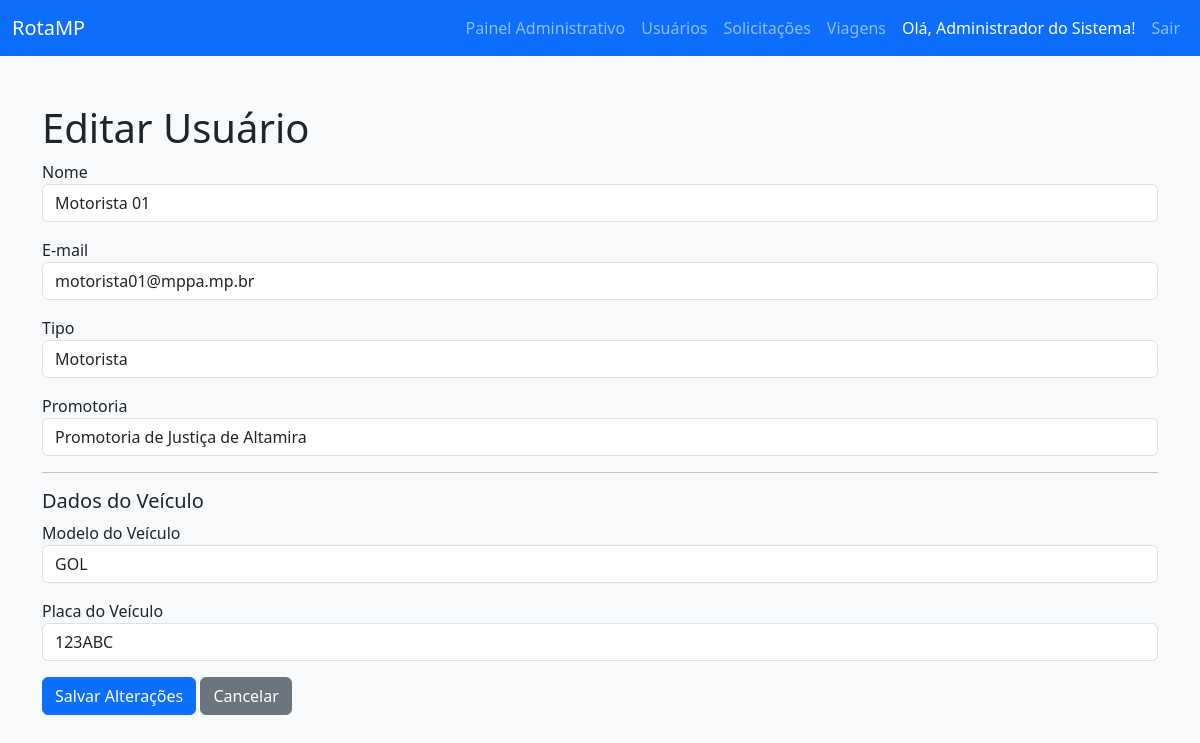
/public/usuarios/editar.php?id=11 (signed in), run on an earlier commit of the app's database.
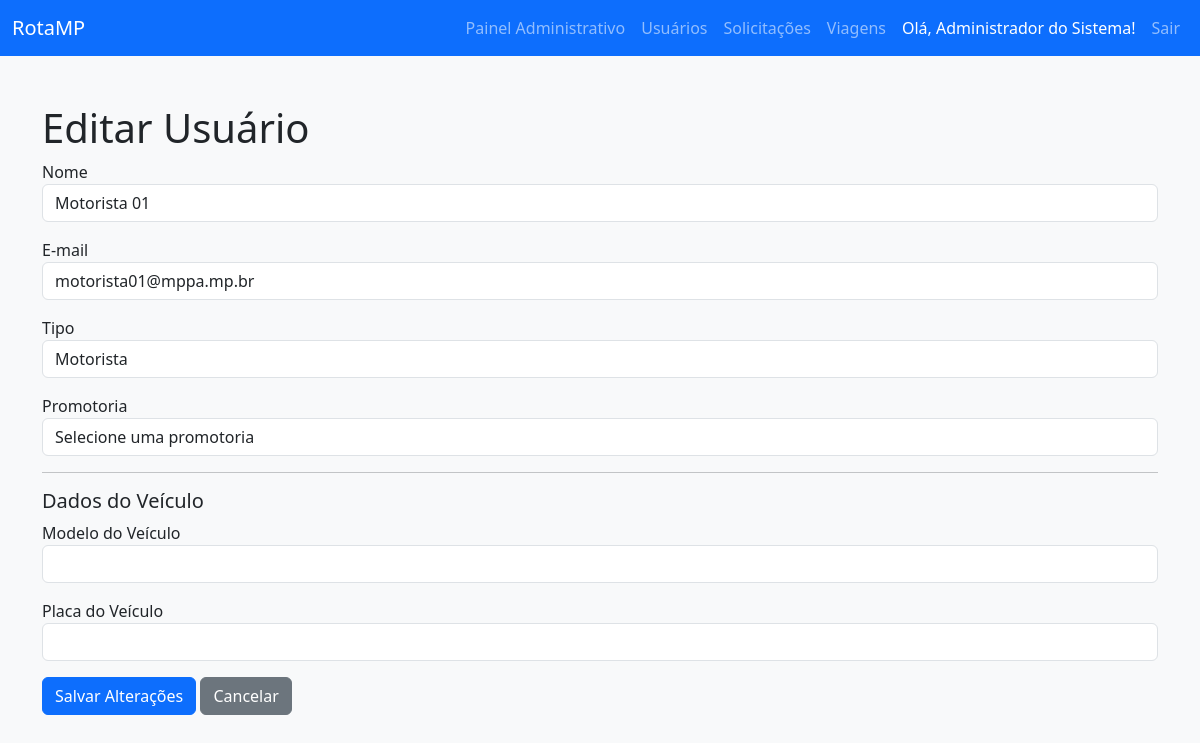
And on a later commit of the database.
### tables this page shows
CREATE TABLE `usuarios` (
  `id` int(11) NOT NULL,
  `nome` varchar(100) NOT NULL,
  `email` varchar(100) NOT NULL,
  `senha` varchar(255) NOT NULL,
  `tipo` enum('solicitante','motorista','fiscal','admin') NOT NULL,
  `created_at` timestamp NULL DEFAULT current_timestamp(),
  `promotoria_id` int(11) DEFAULT NULL
);

CREATE TABLE `promotorias` (
  `id` int(11) NOT NULL,
  `nome` varchar(255) NOT NULL
);

CREATE TABLE `veiculos` (
  `id` int(11) NOT NULL,
  `modelo` varchar(100) NOT NULL,
  `placa` varchar(20) NOT NULL,
  `created_at` timestamp NULL DEFAULT current_timestamp()
);

### public/usuarios/editar.php (the view, shortened to what this page needs)
<?php
require_once '../../includes/conexao.php';
$id = intval($_GET['id']);
$stmt = $pdo->prepare("SELECT * FROM usuarios WHERE id = :id");
$stmt->bindParam(':id', $id);
$stmt->execute();
$usuario = $stmt->fetch(PDO::FETCH_ASSOC);
$stmt = $pdo->query("SELECT id, nome FROM promotorias ORDER BY nome ASC");
$promotorias = $stmt->fetchAll(PDO::FETCH_ASSOC);
$veiculo = null;
if ($usuario['tipo'] === 'motorista') {
    $stmt = $pdo->prepare("
        SELECT v.id, v.modelo, v.placa
        FROM motoristas m
        JOIN veiculos v ON m.veiculo_id = v.id
        WHERE m.usuario_id = :usuario_id
    ");
    $stmt->bindParam(':usuario_id', $usuario['id']);
    $stmt->execute();
    $veiculo = $stmt->fetch(PDO::FETCH_ASSOC);
}
?>
<!DOCTYPE html>
<html lang="pt-br">
<head>
    <link href="../../assets/css/bootstrap.min.css" rel="stylesheet">
</head>
<body class="bg-light" onload="exibirCamposVeiculo()">
<?php include '../menu.php'; ?>
<div class="container mt-5">
    <h1>Editar Usuário</h1>
    <form method="POST">
        <div class="form-group mb-3">
            <label>Nome</label>
            <input type="text" name="nome" class="form-control" value="<?php echo htmlspecialchars($usuario['nome']); ?>" required>
        </div>
        <div class="form-group mb-3">
            <label>E-mail</label>
            <input type="email" name="email" class="form-control" value="<?php echo htmlspecialchars($usuario['email']); ?>" required>
        </div>
        <div class="form-group mb-3">
            <label>Tipo</label>
            <select name="tipo" id="tipo" class="form-control" onchange="exibirCamposVeiculo()" required>
                <option value="motorista" <?php if ($usuario['tipo'] == 'motorista') echo 'selected'; ?>>Motorista</option>
            </select>
        </div>
        <div class="form-group mb-3">
            <label>Promotoria</label>
            <select name="promotoria_id" class="form-control">
                <option value="">Selecione uma promotoria</option>
                <?php foreach ($promotorias as $promotoria): ?>
                    <option value="<?php echo $promotoria['id']; ?>" <?php if ($usuario['promotoria_id'] == $promotoria['id']) echo 'selected'; ?>>
                        <?php echo htmlspecialchars($promotoria['nome']); ?>
                    </option>
                <?php endforeach; ?>
            </select>
        </div>
        <div id="campos-veiculo" style="display:none;">
            <hr>
            <h5>Dados do Veículo</h5>
            <div class="form-group mb-3">
                <label>Modelo do Veículo</label>
                <input type="text" name="modelo_veiculo" class="form-control" value="<?php echo htmlspecialchars($veiculo['modelo'] ?? ''); ?>">
            </div>
            <div class="form-group mb-3">
                <label>Placa do Veículo</label>
                <input type="text" name="placa_veiculo" class="form-control" value="<?php echo htmlspecialchars($veiculo['placa'] ?? ''); ?>">
            </div>
        </div>
        <button type="submit" class="btn btn-primary">Salvar Alterações</button>
        <a href="index.php" class="btn btn-secondary">Cancelar</a>
    </form>
</div>
</body>
</html>

What changed in the data, as far as the page shows it:
removed veiculos: modelo_veiculo "GOL", placa_veiculo "123ABC"
shown differently, row unchanged: usuarios "Motorista 01": promotoria_id "Promotoria de Justiça de Altamira" → (not shown)
Also different on the page:
form field promotoria_id: (not shown) → "Selecione uma promotoria"
